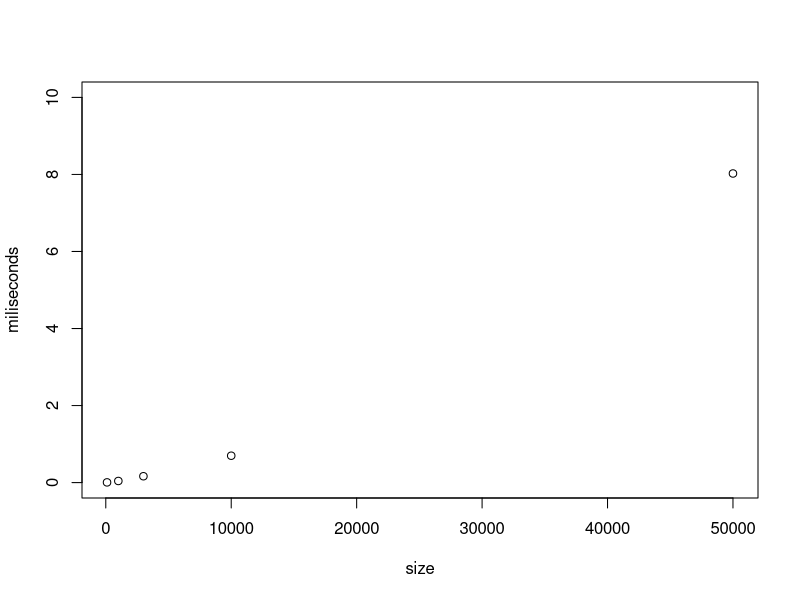

R code for this plot:
setwd("C:\\Users\\lemes\\Desktop\\STUDY\\MS\\3")

p<-5
q<-10

dataTable <- read.table("data.txt")
dataTable<-as.vector(t(dataTable))
dataTable<-matrix(dataTable,nrow=q,ncol=p)

mean_array<-c()

i<-1
while(i<=p){
  sum<-0
  k<-1
  while(k<=q){
    sum<-sum+as.numeric(dataTable[k,i])
    k<-k+1
  }
  mean_array[i]<-sum/q
  i<-i+1
}

Seredne<-mean(mean_array)

sumfact<-0
sumzal<-0

for(i in range(1:p)){
  sumfact<-sumfact+(mean_array[i]-Seredne)^2
}
sumfact<-sumfact*q

i<-1

while(i<=p){
  k<-1
  while(k<=q){
    sumzal<-sumzal+(dataTable[k,i]-Seredne)^2
    k<-k+1
  }
  i<-i+1
}

KriteriySp<-(sumfact/(p-1))/(sumzal/(p*(q-1)))
KriteriySp

KriteriyKr<-5.99
KriteriySp<-(sumfact/(p-1))/(sumzal/(p*(q-1)))


KriteriySp
KriteriyKr
KriteriySp<KriteriyKr


plot(y=mean_array,x=c(100,1000,3000,10000,50000),ylim = c(0,10),xlab = "size",ylab = "miliseconds")



